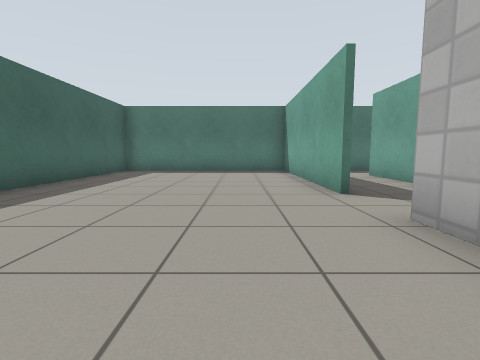
view 1 (above)

24 first-person views from a walk through a world built for the Gazebo simulator. The camera is 0.72 m above the floor, tilts 6° down and sees 85° across. The floor is counted in squares, 1 m on a side. Each view is taken from the middle of a square. On the plan, view 1 faces up. The plan holds only what a view shows up to about 9 squares ahead; the rest is blank. Simple patterns stand in for the simulator's built-in surfaces.

view 2
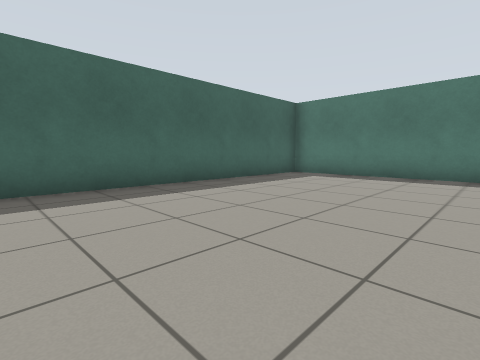

view 3
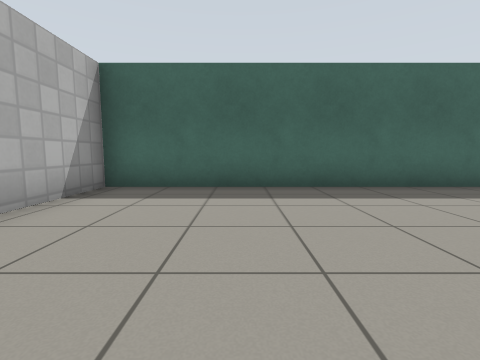

view 4
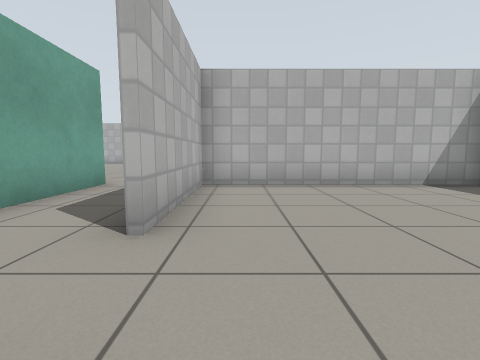

view 5
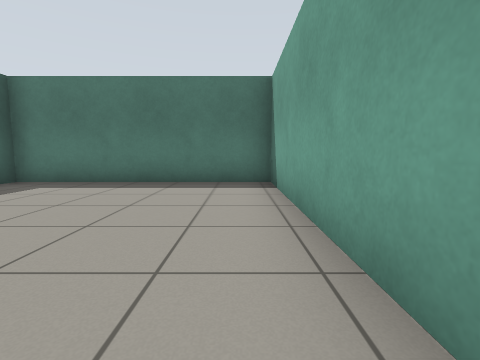

view 6
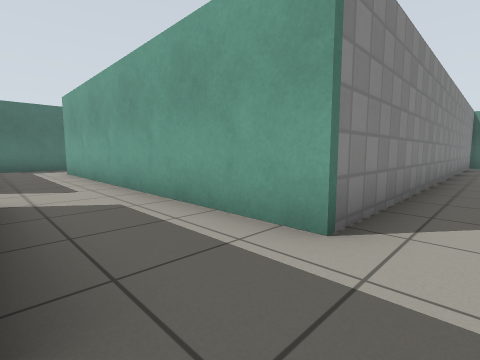

view 7
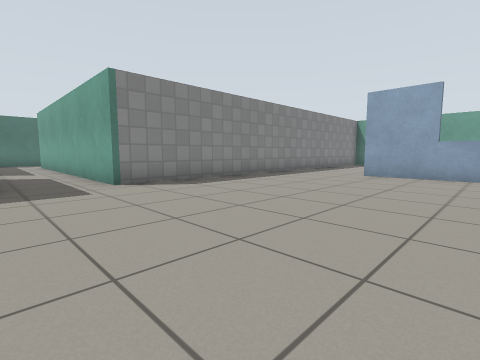

view 8
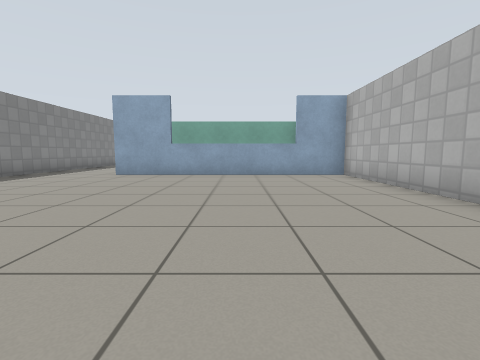

view 9
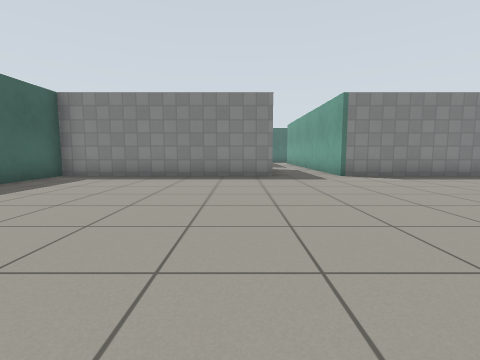

view 10
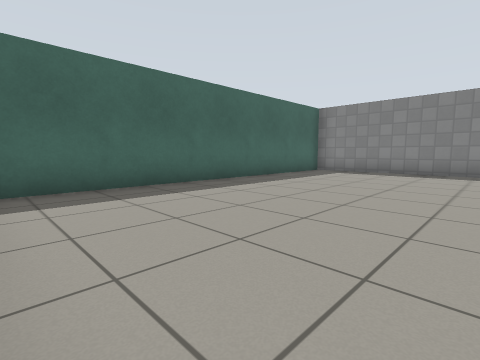

view 11
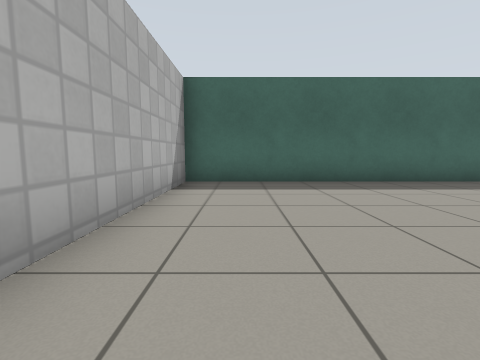

view 12
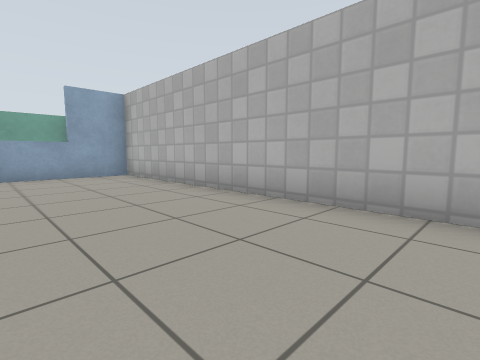

view 13
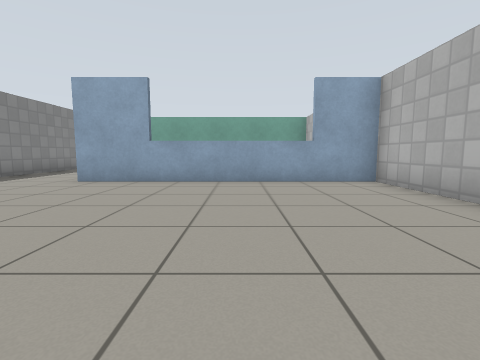

view 14
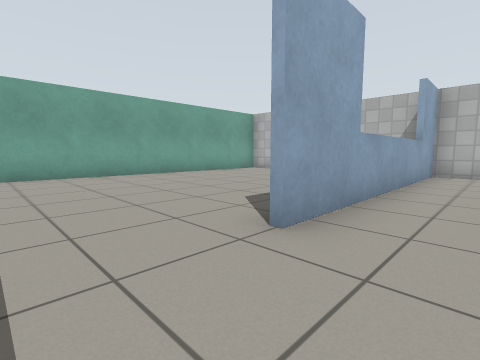

view 15
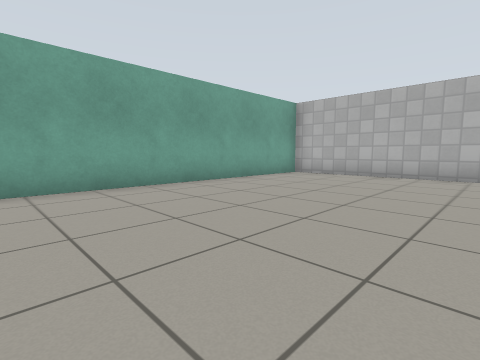

view 16
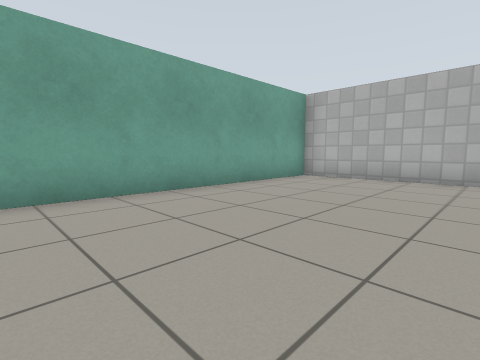

view 17
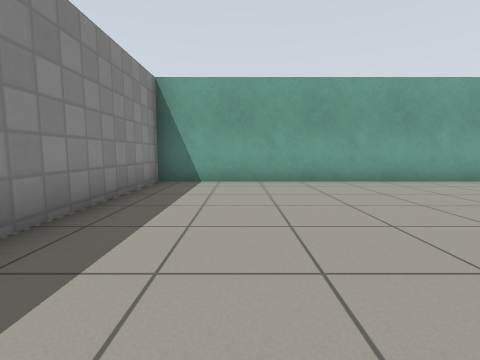

view 18
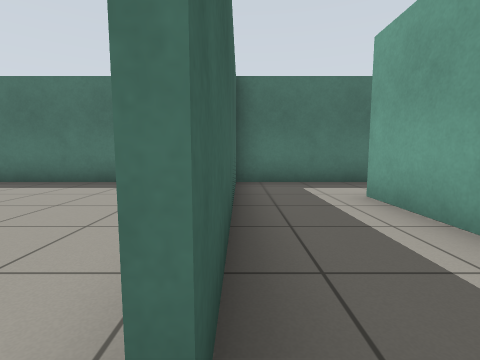

view 19
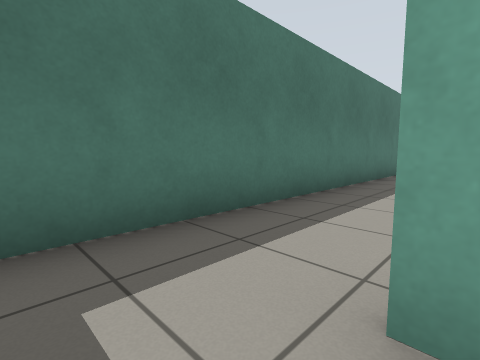

view 20
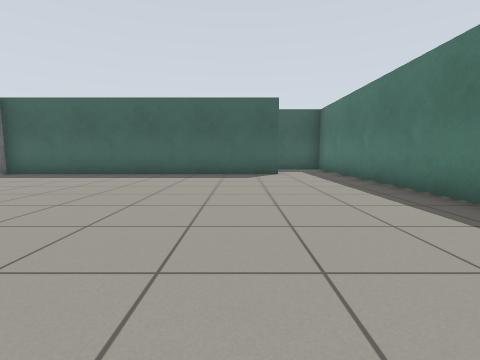

view 21
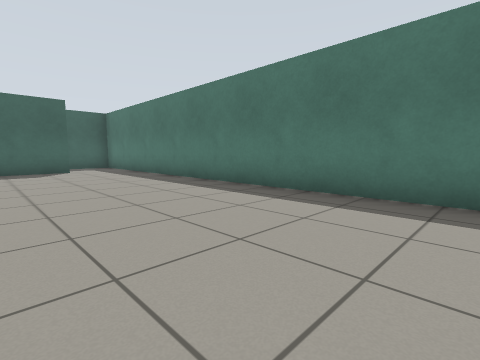

view 22
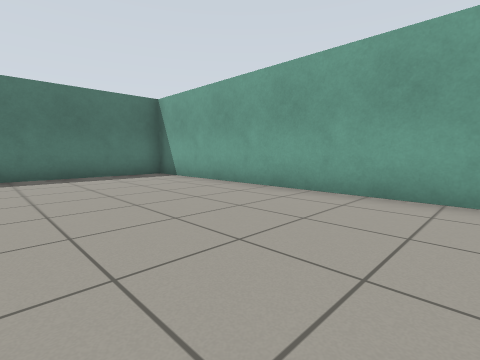

view 23
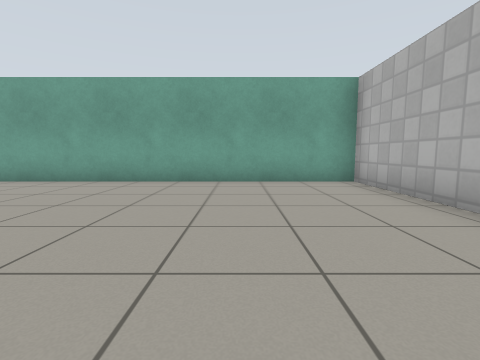

view 24
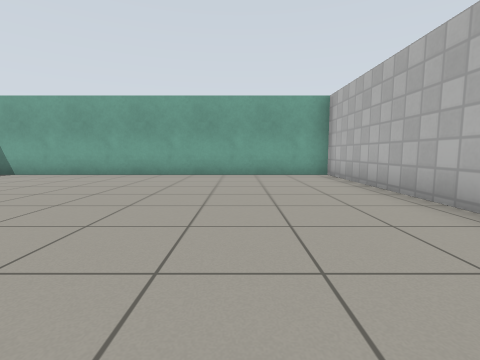

### Floor plan
Points are (right, up) in squares from view 1. A wall is a line through its corners. A room is listed if a view was taken in it or the views show most of it. See-through windows are left out.
Room 1 (views 1, 2, 3, 4, 5)
walls: (1.8, 4.5) (1.8, 10.4); (-4.5, -0.8) (1.8, -0.8) (1.8, 2.9); (2.1, 10.4) (-4.4, 10.4) (-4.4, -1)
ways out: opening at (2, 3.5) to room 2
Room 2 (views 6, 7, 8, 9, 10, 11, 12, 13, 14, 18, 19)
walls: (2, -1) (-4.5, -1); (-4.4, -1) (-4.4, -11.4) (10.4, -11.4) (10.4, -3.9); (10.6, -1) (4.1, -1) (4.1, 8.4); (1.9, 9.4) (1.9, 4.5); (4.6, 10.4) (2.1, 10.4)
ways out: opening at (2, 3.5) to room 1; opening at (11, -2.5) to room 3; opening at (4, 9.5) to room 4
Room 3 (views 15, 16, 17)
walls: (10.9, -11.4) (17.5, -11.4) (17.5, -1) (10.6, -1)
ways out: opening at (11, -2.5) to room 2
Room 4 (views 20, 21, 22, 23, 24)
walls: (12, -0.8) (17.5, -0.8); (4.2, 8.4) (4.2, -0.9); (17.5, -1) (17.5, 10.4) (4.6, 10.4)
ways out: opening at (4, 9.5) to room 2

Where each view was taken, in squares from view 1:
view 1: 0 up, 0 right, facing up
view 2: 2 up, 1 right, facing up-left
view 3: 2 up, 1 right, facing left
view 4: 5 up, 1 right, facing down
view 5: 4 up, 1 right, facing up
view 6: 2 down, 2 right, facing up-right
view 7: 7 down, 2 right, facing up-right
view 8: 8 down, 2 right, facing right
view 9: 9 down, 1 right, facing up
view 10: 11 down, 1 right, facing up-left
view 11: 10 down, 2 right, facing left
view 12: 8 down, 2 right, facing down-right
view 13: 8 down, 4 right, facing right
view 14: 2 down, 9 right, facing down-right
view 15: 3 down, 12 right, facing down-right
view 16: 4 down, 13 right, facing down-right
view 17: 3 down, 11 right, facing right
view 18: 4 up, 2 right, facing up
view 19: 8 up, 3 right, facing up-right
view 20: 7 up, 13 right, facing left
view 21: 6 up, 15 right, facing up-left
view 22: 2 up, 13 right, facing up-right
view 23: 2 up, 11 right, facing right
view 24: 2 up, 9 right, facing right
